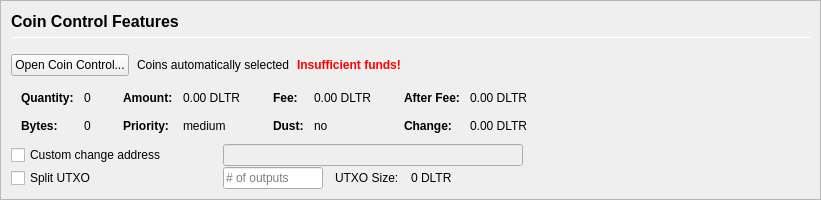
         <widget class="QFrame" name="frameCoinControl">
          <property name="sizePolicy">
           <sizepolicy hsizetype="Expanding" vsizetype="Expanding">
            <horstretch>0</horstretch>
            <verstretch>0</verstretch>
           </sizepolicy>
          </property>
          <property name="maximumSize">
           <size>
            <width>16777215</width>
            <height>16777215</height>
           </size>
          </property>
          <property name="frameShape">
           <enum>QFrame::StyledPanel</enum>
          </property>
          <property name="frameShadow">
           <enum>QFrame::Sunken</enum>
          </property>
          <layout class="QVBoxLayout" name="verticalLayoutCoinControl2">
           <property name="spacing">
            <number>0</number>
           </property>
           <property name="leftMargin">
            <number>0</number>
           </property>
           <property name="topMargin">
            <number>0</number>
           </property>
           <property name="rightMargin">
            <number>0</number>
           </property>
           <property name="bottomMargin">
            <number>0</number>
           </property>
           <item>
            <widget class="QFrame" name="frameCoinControl_BG">
             <layout class="QVBoxLayout" name="verticalLayoutCoinControl" stretch="0,0,0,0,0,0">
              <property name="spacing">
               <number>1</number>
              </property>
              <property name="leftMargin">
               <number>10</number>
              </property>
              <property name="topMargin">
               <number>10</number>
              </property>
              <item>
               <layout class="QHBoxLayout" name="horizontalLayoutCoinControl1">
                <property name="bottomMargin">
                 <number>15</number>
                </property>
                <item>
                 <layout class="QVBoxLayout" name="verticalLayout_3">
                  <property name="spacing">
                   <number>6</number>
                  </property>
                  <item>
                   <widget class="QLabel" name="labelCoinControlFeatures">
                    <property name="sizePolicy">
                     <sizepolicy hsizetype="Preferred" vsizetype="Maximum">
                      <horstretch>0</horstretch>
                      <verstretch>0</verstretch>
                     </sizepolicy>
                    </property>
                    <property name="minimumSize">
                     <size>
                      <width>0</width>
                      <height>20</height>
                     </size>
                    </property>
                    <property name="font">
                     <font>
                      <pointsize>12</pointsize>
                      <weight>75</weight>
                      <bold>true</bold>
                     </font>
                    </property>
                    <property name="styleSheet">
                     <string notr="true">font-weight:bold;</string>
                    </property>
                    <property name="text">
                     <string>Coin Control Features</string>
                    </property>
                   </widget>
                  </item>
                  <item>
                   <widget class="Line" name="line">
                    <property name="minimumSize">
                     <size>
                      <width>0</width>
                      <height>1</height>
                     </size>
                    </property>
                    <property name="maximumSize">
                     <size>
                      <width>16777215</width>
                      <height>1</height>
                     </size>
                    </property>
                    <property name="orientation">
                     <enum>Qt::Horizontal</enum>
                    </property>
                   </widget>
                  </item>
                 </layout>
                </item>
               </layout>
              </item>
              <item>
               <layout class="QHBoxLayout" name="horizontalLayoutCoinControl2" stretch="0,0,0,0">
                <property name="spacing">
                 <number>8</number>
                </property>
                <property name="bottomMargin">
                 <number>10</number>
                </property>
                <item>
                 <widget class="QPushButton" name="pushButtonCoinControl">
                  <property name="styleSheet">
                   <string notr="true"/>
                  </property>
                  <property name="text">
                   <string>Open Coin Control...</string>
                  </property>
                  <property name="autoDefault">
                   <bool>false</bool>
                  </property>
                 </widget>
                </item>
                <item>
                 <widget class="QLabel" name="labelCoinControlAutomaticallySelected">
                  <property name="text">
                   <string>Coins automatically selected</string>
                  </property>
                  <property name="margin">
                   <number>5</number>
                  </property>
                 </widget>
                </item>
                <item>
                 <widget class="QLabel" name="labelCoinControlInsuffFunds">
                  <property name="font">
                   <font>
                    <weight>75</weight>
                    <bold>true</bold>
                   </font>
                  </property>
                  <property name="styleSheet">
                   <string notr="true">color:red;font-weight:bold;</string>
                  </property>
                  <property name="text">
                   <string>Insufficient funds!</string>
                  </property>
                  <property name="margin">
                   <number>5</number>
                  </property>
                 </widget>
                </item>
                <item>
                 <spacer name="horizontalSpacerCoinControl">
                  <property name="orientation">
                   <enum>Qt::Horizontal</enum>
                  </property>
                  <property name="sizeHint" stdset="0">
                   <size>
                    <width>40</width>
                    <height>1</height>
                   </size>
                  </property>
                 </spacer>
                </item>
               </layout>
              </item>
              <item>
               <widget class="QWidget" name="widgetCoinControl" native="true">
                <property name="sizePolicy">
                 <sizepolicy hsizetype="Preferred" vsizetype="Preferred">
                  <horstretch>0</horstretch>
                  <verstretch>0</verstretch>
                 </sizepolicy>
                </property>
                <property name="minimumSize">
                 <size>
                  <width>0</width>
                  <height>0</height>
                 </size>
                </property>
                <property name="styleSheet">
                 <string notr="true"/>
                </property>
                <layout class="QHBoxLayout" name="horizontalLayoutCoinControl5">
                 <property name="leftMargin">
                  <number>0</number>
                 </property>
                 <property name="topMargin">
                  <number>0</number>
                 </property>
                 <property name="rightMargin">
                  <number>0</number>
                 </property>
                 <property name="bottomMargin">
                  <number>0</number>
                 </property>
                 <item>
                  <layout class="QHBoxLayout" name="horizontalLayoutCoinControl3" stretch="0,0,0,1">
                   <property name="spacing">
                    <number>20</number>
                   </property>
                   <property name="topMargin">
                    <number>0</number>
                   </property>
                   <property name="bottomMargin">
                    <number>10</number>
                   </property>
                   <item>
                    <layout class="QFormLayout" name="formLayoutCoinControl1">
                     <property name="horizontalSpacing">
                      <number>10</number>
                     </property>
                     <property name="verticalSpacing">
                      <number>14</number>
                     </property>
                     <property name="leftMargin">
                      <number>10</number>
                     </property>
                     <property name="topMargin">
                      <number>4</number>
                     </property>
                     <property name="rightMargin">
                      <number>6</number>
                     </property>
                     <item row="0" column="0">
                      <widget class="QLabel" name="labelCoinControlQuantityText">
                       <property name="font">
                        <font>
                         <weight>75</weight>
                         <bold>true</bold>
                        </font>
                       </property>
                       <property name="text">
                        <string>Quantity:</string>
                       </property>
                       <property name="margin">
                        <number>0</number>
                       </property>
                      </widget>
                     </item>
                     <item row="0" column="1">
                      <widget class="QLabel" name="labelCoinControlQuantity">
                       <property name="cursor">
                        <cursorShape>IBeamCursor</cursorShape>
                       </property>
                       <property name="contextMenuPolicy">
                        <enum>Qt::ActionsContextMenu</enum>
                       </property>
                       <property name="text">
                        <string notr="true">0</string>
                       </property>
                       <property name="margin">
                        <number>0</number>
                       </property>
                       <property name="textInteractionFlags">
                        <set>Qt::LinksAccessibleByMouse|Qt::TextSelectableByKeyboard|Qt::TextSelectableByMouse</set>
                       </property>
                      </widget>
                     </item>
                     <item row="1" column="0">
                      <widget class="QLabel" name="labelCoinControlBytesText">
                       <property name="font">
                        <font>
                         <weight>75</weight>
                         <bold>true</bold>
                        </font>
                       </property>
                       <property name="text">
                        <string>Bytes:</string>
                       </property>
                      </widget>
                     </item>
                     <item row="1" column="1">
                      <widget class="QLabel" name="labelCoinControlBytes">
                       <property name="cursor">
                        <cursorShape>IBeamCursor</cursorShape>
                       </property>
                       <property name="contextMenuPolicy">
                        <enum>Qt::ActionsContextMenu</enum>
                       </property>
                       <property name="text">
                        <string notr="true">0</string>
                       </property>
                       <property name="textInteractionFlags">
                        <set>Qt::LinksAccessibleByMouse|Qt::TextSelectableByKeyboard|Qt::TextSelectableByMouse</set>
                       </property>
                      </widget>
                     </item>
                    </layout>
                   </item>
                   <item>
                    <layout class="QFormLayout" name="formLayoutCoinControl2">
                     <property name="horizontalSpacing">
                      <number>10</number>
                     </property>
                     <property name="verticalSpacing">
                      <number>14</number>
                     </property>
                     <property name="leftMargin">
                      <number>6</number>
                     </property>
                     <property name="topMargin">
                      <number>4</number>
                     </property>
                     <property name="rightMargin">
                      <number>6</number>
                     </property>
                     <item row="0" column="0">
                      <widget class="QLabel" name="labelCoinControlAmountText">
                       <property name="font">
                        <font>
                         <weight>75</weight>
                         <bold>true</bold>
                        </font>
                       </property>
                       <property name="text">
                        <string>Amount:</string>
                       </property>
                       <property name="margin">
                        <number>0</number>
                       </property>
                      </widget>
                     </item>
                     <item row="0" column="1">
                      <widget class="QLabel" name="labelCoinControlAmount">
                       <property name="cursor">
                        <cursorShape>IBeamCursor</cursorShape>
                       </property>
                       <property name="contextMenuPolicy">
                        <enum>Qt::ActionsContextMenu</enum>
                       </property>
                       <property name="text">
                        <string notr="true">0.00 DLTR</string>
                       </property>
                       <property name="textInteractionFlags">
                        <set>Qt::LinksAccessibleByMouse|Qt::TextSelectableByKeyboard|Qt::TextSelectableByMouse</set>
                       </property>
                      </widget>
                     </item>
                     <item row="1" column="0">
                      <widget class="QLabel" name="labelCoinControlPriorityText">
                       <property name="font">
                        <font>
                         <weight>75</weight>
                         <bold>true</bold>
                        </font>
                       </property>
                       <property name="text">
                        <string>Priority:</string>
                       </property>
                      </widget>
                     </item>
                     <item row="1" column="1">
                      <widget class="QLabel" name="labelCoinControlPriority">
                       <property name="cursor">
                        <cursorShape>IBeamCursor</cursorShape>
                       </property>
                       <property name="contextMenuPolicy">
                        <enum>Qt::ActionsContextMenu</enum>
                       </property>
                       <property name="text">
                        <string>medium</string>
                       </property>
                       <property name="textInteractionFlags">
                        <set>Qt::LinksAccessibleByMouse|Qt::TextSelectableByKeyboard|Qt::TextSelectableByMouse</set>
                       </property>
                      </widget>
                     </item>
                    </layout>
                   </item>
                   <item>
                    <layout class="QFormLayout" name="formLayoutCoinControl3">
                     <property name="horizontalSpacing">
                      <number>10</number>
                     </property>
                     <property name="verticalSpacing">
                      <number>14</number>
                     </property>
                     <property name="leftMargin">
                      <number>6</number>
                     </property>
                     <property name="topMargin">
                      <number>4</number>
                     </property>
                     <property name="rightMargin">
                      <number>6</number>
                     </property>
                     <item row="0" column="0">
                      <widget class="QLabel" name="labelCoinControlFeeText">
                       <property name="font">
                        <font>
                         <weight>75</weight>
                         <bold>true</bold>
                        </font>
                       </property>
                       <property name="text">
                        <string>Fee:</string>
                       </property>
                       <property name="margin">
                        <number>0</number>
                       </property>
                      </widget>
                     </item>
                     <item row="0" column="1">
                      <widget class="QLabel" name="labelCoinControlFee">
                       <property name="cursor">
                        <cursorShape>IBeamCursor</cursorShape>
                       </property>
                       <property name="contextMenuPolicy">
                        <enum>Qt::ActionsContextMenu</enum>
                       </property>
                       <property name="text">
                        <string notr="true">0.00 DLTR</string>
                       </property>
                       <property name="textInteractionFlags">
                        <set>Qt::LinksAccessibleByMouse|Qt::TextSelectableByKeyboard|Qt::TextSelectableByMouse</set>
                       </property>
                      </widget>
                     </item>
                     <item row="1" column="0">
                      <widget class="QLabel" name="labelCoinControlLowOutputText">
                       <property name="font">
                        <font>
                         <weight>75</weight>
                         <bold>true</bold>
                        </font>
                       </property>
                       <property name="text">
                        <string>Dust:</string>
                       </property>
                      </widget>
                     </item>
                     <item row="1" column="1">
                      <widget class="QLabel" name="labelCoinControlLowOutput">
                       <property name="cursor">
                        <cursorShape>IBeamCursor</cursorShape>
                       </property>
                       <property name="contextMenuPolicy">
                        <enum>Qt::ActionsContextMenu</enum>
                       </property>
                       <property name="text">
                        <string>no</string>
                       </property>
                       <property name="textInteractionFlags">
                        <set>Qt::LinksAccessibleByMouse|Qt::TextSelectableByKeyboard|Qt::TextSelectableByMouse</set>
                       </property>
                      </widget>
                     </item>
                    </layout>
                   </item>
                   <item>
                    <layout class="QFormLayout" name="formLayoutCoinControl4">
                     <property name="horizontalSpacing">
                      <number>10</number>
                     </property>
                     <property name="verticalSpacing">
                      <number>14</number>
                     </property>
                     <property name="leftMargin">
                      <number>6</number>
                     </property>
                     <property name="topMargin">
                      <number>4</number>
                     </property>
                     <property name="rightMargin">
                      <number>6</number>
                     </property>
                     <item row="0" column="0">
                      <widget class="QLabel" name="labelCoinControlAfterFeeText">
                       <property name="font">
                        <font>
                         <weight>75</weight>
                         <bold>true</bold>
                        </font>
                       </property>
                       <property name="text">
                        <string>After Fee:</string>
                       </property>
                       <property name="margin">
                        <number>0</number>
                       </property>
                      </widget>
                     </item>
                     <item row="0" column="1">
                      <widget class="QLabel" name="labelCoinControlAfterFee">
                       <property name="cursor">
                        <cursorShape>IBeamCursor</cursorShape>
                       </property>
                       <property name="contextMenuPolicy">
                        <enum>Qt::ActionsContextMenu</enum>
                       </property>
                       <property name="text">
                        <string notr="true">0.00 DLTR</string>
                       </property>
                       <property name="textInteractionFlags">
                        <set>Qt::LinksAccessibleByMouse|Qt::TextSelectableByKeyboard|Qt::TextSelectableByMouse</set>
                       </property>
                      </widget>
                     </item>
                     <item row="1" column="0">
                      <widget class="QLabel" name="labelCoinControlChangeText">
                       <property name="font">
                        <font>
                         <weight>75</weight>
                         <bold>true</bold>
                        </font>
                       </property>
                       <property name="text">
                        <string>Change:</string>
                       </property>
                      </widget>
                     </item>
                     <item row="1" column="1">
                      <widget class="QLabel" name="labelCoinControlChange">
                       <property name="cursor">
                        <cursorShape>IBeamCursor</cursorShape>
                       </property>
                       <property name="contextMenuPolicy">
                        <enum>Qt::ActionsContextMenu</enum>
                       </property>
                       <property name="text">
                        <string notr="true">0.00 DLTR</string>
                       </property>
                       <property name="textInteractionFlags">
                        <set>Qt::LinksAccessibleByMouse|Qt::TextSelectableByKeyboard|Qt::TextSelectableByMouse</set>
                       </property>
                      </widget>
                     </item>
                    </layout>
                   </item>
                  </layout>
                 </item>
                </layout>
               </widget>
              </item>
              <item>
               <layout class="QHBoxLayout" name="horizontalLayoutCoinControl4">
                <property name="spacing">
                 <number>12</number>
                </property>
                <property name="sizeConstraint">
                 <enum>QLayout::SetDefaultConstraint</enum>
                </property>
                <property name="topMargin">
                 <number>0</number>
                </property>
                <property name="rightMargin">
                 <number>0</number>
                </property>
                <item>
                 <widget class="QCheckBox" name="checkBoxCoinControlChange">
                  <property name="sizePolicy">
                   <sizepolicy hsizetype="Preferred" vsizetype="Preferred">
                    <horstretch>0</horstretch>
                    <verstretch>0</verstretch>
                   </sizepolicy>
                  </property>
                  <property name="minimumSize">
                   <size>
                    <width>200</width>
                    <height>0</height>
                   </size>
                  </property>
                  <property name="maximumSize">
                   <size>
                    <width>200</width>
                    <height>16777215</height>
                   </size>
                  </property>
                  <property name="toolTip">
                   <string>If this is activated, but the change address is empty or invalid, change will be sent to a newly generated address.</string>
                  </property>
                  <property name="text">
                   <string>Custom change address</string>
                  </property>
                 </widget>
                </item>
                <item>
                 <widget class="QValidatedLineEdit" name="lineEditCoinControlChange">
                  <property name="enabled">
                   <bool>false</bool>
                  </property>
                  <property name="sizePolicy">
                   <sizepolicy hsizetype="Preferred" vsizetype="Preferred">
                    <horstretch>0</horstretch>
                    <verstretch>0</verstretch>
                   </sizepolicy>
                  </property>
                  <property name="minimumSize">
                   <size>
                    <width>300</width>
                    <height>0</height>
                   </size>
                  </property>
                 </widget>
                </item>
                <item>
                 <widget class="QLabel" name="labelCoinControlChangeLabel">
                  <property name="sizePolicy">
                   <sizepolicy hsizetype="Preferred" vsizetype="Preferred">
                    <horstretch>0</horstretch>
                    <verstretch>0</verstretch>
                   </sizepolicy>
                  </property>
                  <property name="minimumSize">
                   <size>
                    <width>100</width>
                    <height>0</height>
                   </size>
                  </property>
                  <property name="text">
                   <string/>
                  </property>
                  <property name="margin">
                   <number>3</number>
                  </property>
                 </widget>
                </item>
               </layout>
              </item>
              <item>
               <layout class="QHBoxLayout" name="horizontalLayoutCoinControl6">
                <property name="spacing">
                 <number>12</number>
                </property>
                <property name="rightMargin">
                 <number>0</number>
                </property>
                <item>
                 <widget class="QCheckBox" name="splitBlockCheckBox">
                  <property name="sizePolicy">
                   <sizepolicy hsizetype="Preferred" vsizetype="Preferred">
                    <horstretch>0</horstretch>
                    <verstretch>0</verstretch>
                   </sizepolicy>
                  </property>
                  <property name="minimumSize">
                   <size>
                    <width>200</width>
                    <height>0</height>
                   </size>
                  </property>
                  <property name="maximumSize">
                   <size>
                    <width>200</width>
                    <height>16777215</height>
                   </size>
                  </property>
                  <property name="text">
                   <string>Split UTXO</string>
                  </property>
                 </widget>
                </item>
                <item>
                 <widget class="QLineEdit" name="splitBlockLineEdit">
                  <property name="sizePolicy">
                   <sizepolicy hsizetype="Preferred" vsizetype="Preferred">
                    <horstretch>50</horstretch>
                    <verstretch>0</verstretch>
                   </sizepolicy>
                  </property>
                  <property name="minimumSize">
                   <size>
                    <width>100</width>
                    <height>0</height>
                   </size>
                  </property>
                  <property name="maximumSize">
                   <size>
                    <width>100</width>
                    <height>16777215</height>
                   </size>
                  </property>
                  <property name="placeholderText">
                   <string># of outputs</string>
                  </property>
                 </widget>
                </item>
                <item>
                 <widget class="QLabel" name="labelBlockSizeText">
                  <property name="text">
                   <string>UTXO Size:</string>
                  </property>
                 </widget>
                </item>
                <item>
                 <widget class="QLabel" name="labelBlockSize">
                  <property name="text">
                   <string>0 DLTR</string>
                  </property>
                 </widget>
                </item>
                <item>
                 <spacer name="horizontalSpacer_7">
                  <property name="orientation">
                   <enum>Qt::Horizontal</enum>
                  </property>
                  <property name="sizeHint" stdset="0">
                   <size>
                    <width>40</width>
                    <height>20</height>
                   </size>
                  </property>
                 </spacer>
                </item>
               </layout>
              </item>
              <item>
               <spacer name="verticalSpacerCoinControl">
                <property name="orientation">
                 <enum>Qt::Vertical</enum>
                </property>
                <property name="sizeHint" stdset="0">
                 <size>
                  <width>800</width>
                  <height>1</height>
                 </size>
                </property>
               </spacer>
              </item>
             </layout>
            </widget>
           </item>
          </layout>
         </widget>
